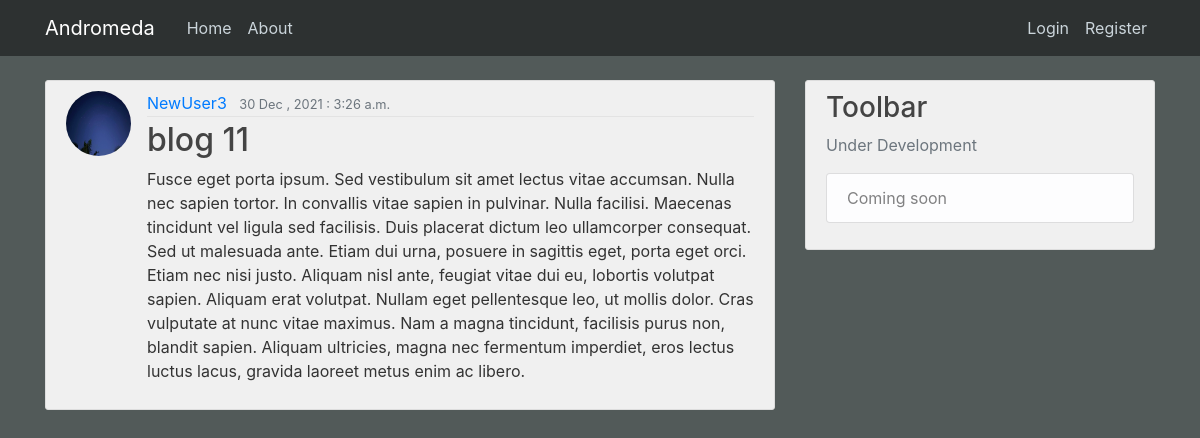
The page /post/13/ on the database its author committed.
### blog/models.py (models this page shows, shortened)
class post(models.Model):
    title = models.CharField(max_length=100)
    content = models.TextField()
    date_posted = models.DateTimeField(default=timezone.now)
    author = models.ForeignKey(User, on_delete=models.CASCADE)

### users/models.py (models this page shows, shortened)
class profile(models.Model):
    user = models.OneToOneField(User, on_delete=models.CASCADE)
    image = models.ImageField(default='default.jpg', upload_to='profile_pics')

### blog/views.py (the view)
# urls.py: path('post/<int:pk>/', PostDetailView.as_view(), name='post-detail'),
class PostDetailView(DetailView):
    model = post

### blog/templates/blog/post_detail.html (shortened to what this page needs)
{% extends 'blog/base.html' %}
{% block content %}
    <article class="media content-section">
        <img src="{{ post.author.profile.image.url }}" class="rounded-circle article-img">
        <div class="media-body">
            <div class="article-metadata">
                <a class="mr-2" href="{% url 'user-posts' object.author.username %}">{{ object.author }}</a>
                <small class="text-muted">{{ object.date_posted|date:'d M , Y : P' }}</small>
            </div>
            <h2 class="article-title">{{ object.title }}</h2>
            <p class="article-content">{{ object.content }}</p>
        </div>
    </article>
{% endblock content %}

### blog/static/blog/main.css (style rules this page uses)
body { background: #525a59; color: #333333; margin-top: 5rem; }
h1, h2, h3, h4, h5, h6 { color: #444444; }
.content-section { background: #f0f0f0; padding: 10px 20px; border: 1px solid #dddddd; border-radius: 3px; margin-bottom: 20px; }
.article-title { color: #444444; }
.article-content { white-space: pre-line; }
.article-img { height: 65px; width: 65px; margin-right: 16px; }
.article-metadata { padding-bottom: 1px; margin-bottom: 4px; border-bottom: 1px solid #e3e3e3 }

### rows shown on the page
post: author.profile.image (placeholder picture), author "NewUser3", date_posted "30 Dec , 2021 : 3:26 a.m.", title "blog 11", content "Fusce eget porta ipsum. Sed vestibulum sit amet lectus vitae accumsan. Nulla nec sapien tortor. In convallis vitae sapien in pulvinar. Nulla facilisi. Maecenas tincidunt vel ligula sed facilisis. Duis placerat dictum leo ullamcorper consequat. Sed ut malesuada ante. Etiam dui urna, posuere in sagittis eget, porta eget orci. Etiam nec nisi justo. Aliquam nisl ante, feugiat vitae dui eu, lobortis volutpat sapien. Aliquam erat volutpat. Nullam eget pellentesque leo, ut mollis dolor. Cras vulputate at nunc vitae maximus. Nam a magna tincidunt, facilisis purus non, blandit sapien. Aliquam ultricies, magna nec fermentum imperdiet, eros lectus luctus lacus, gravida laoreet metus enim ac libero."
